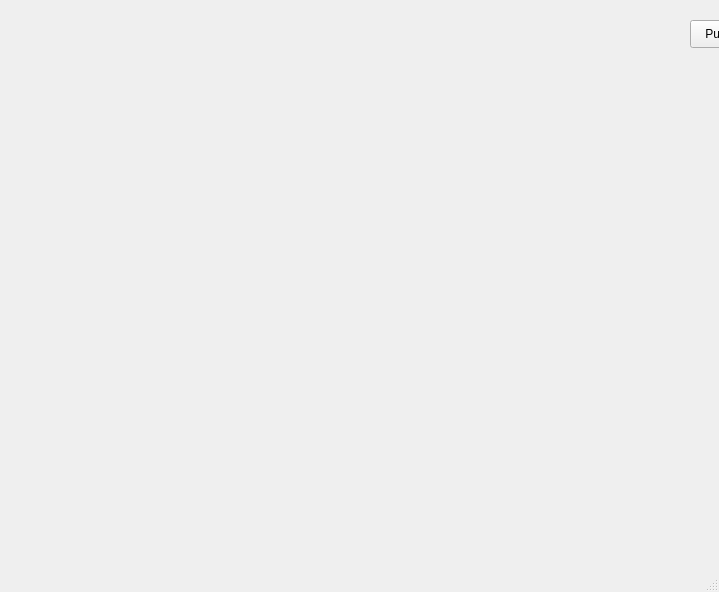
<?xml version="1.0" encoding="UTF-8"?>
<ui version="4.0">
 <class>MainWindow</class>
 <widget class="QMainWindow" name="MainWindow">
  <property name="geometry">
   <rect>
    <x>0</x>
    <y>0</y>
    <width>719</width>
    <height>592</height>
   </rect>
  </property>
  <property name="windowTitle">
   <string>User</string>
  </property>
  <property name="styleSheet">
   <string notr="true"/>
  </property>
  <widget class="QWidget" name="centralwidget">
   <widget class="QPushButton" name="pushButton">
    <property name="geometry">
     <rect>
      <x>690</x>
      <y>20</y>
      <width>93</width>
      <height>28</height>
     </rect>
    </property>
    <property name="text">
     <string>PushButton</string>
    </property>
   </widget>
  </widget>
  <widget class="QStatusBar" name="statusbar"/>
 </widget>
 <resources/>
 <connections/>
</ui>
